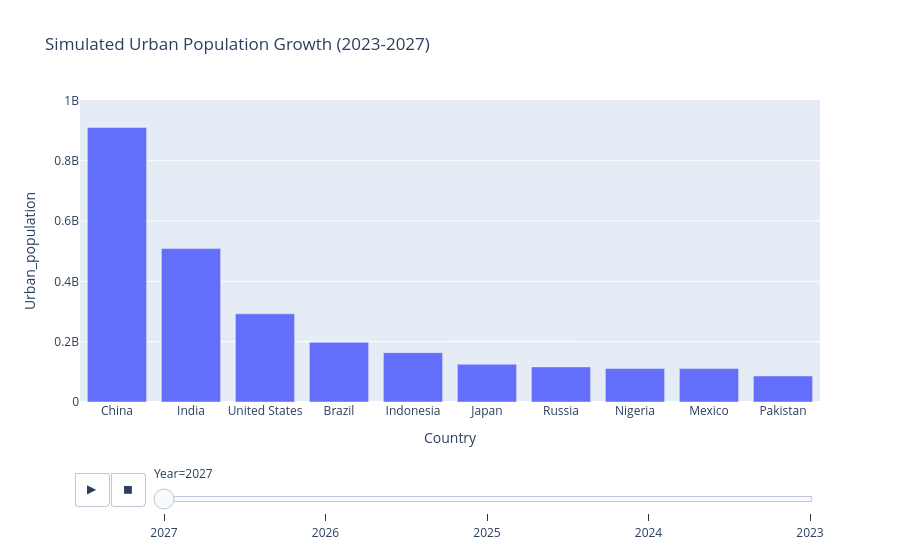

The code cell stored with this chart in its notebook:
### Markdown cell above
## 10. Time Series Animation (Simulation)

### Code cell
# Simulate 5 years of data based on current urban population with slight growth
years = [2023, 2024, 2025, 2026, 2027]
animated_data = []

for year in years:
    temp_df = df[["Country", "Urban_population"]].copy()
    growth_factor = 1 + (year - 2023) * 0.02 # 2% annual growth simulation
    temp_df["Urban_population"] *= growth_factor
    temp_df["Year"] = year
    animated_data.append(temp_df)

df_animated = pd.concat(animated_data)

fig_anim = px.bar(df_animated.nlargest(50, "Urban_population"), 
                  x="Country", y="Urban_population", 
                  animation_frame="Year", 
                  range_y=[0, df_animated["Urban_population"].max() * 1.1],
                  title="Simulated Urban Population Growth (2023-2027)")
fig_anim.show()

### Figure 1 — Plotly figure (JSON) as saved in the notebook; plotly's stock layout.template omitted (floating-point values rounded to 4 significant figures)
{"data": [{"hovertemplate": "Year=2027<br>Country=%{x}<br>Urban_population=%{y}<extra></extra>", "legendgroup": "", "marker": {"color": "#636efa", "pattern": {"shape": ""}}, "name": "", "orientation": "v", "showlegend": false, "textposition": "auto", "type": "bar", "x": ["China", "India", "United States", "Brazil", "Indonesia", "Japan", "Russia", "Nigeria", "Mexico", "Pakistan"], "xaxis": "x", "y": [910400000.0, 508700000.0, 292300000.0, 197900000.0, 163600000.0, 125000000.0, 116300000.0, 111000000.0, 110800000.0, 86320000.0], "yaxis": "y"}], "layout": {"barmode": "relative", "legend": {"tracegroupgap": 0}, "sliders": [{"active": 0, "currentvalue": {"prefix": "Year="}, "len": 0.9, "pad": {"b": 10, "t": 60}, "steps": [{"args": [["2027"], {"frame": {"duration": 0, "redraw": true}, "fromcurrent": true, "mode": "immediate", "transition": {"duration": 0, "easing": "linear"}}], "label": "2027", "method": "animate"}, {"args": [["2026"], {"frame": {"duration": 0, "redraw": true}, "fromcurrent": true, "mode": "immediate", "transition": {"duration": 0, "easing": "linear"}}], "label": "2026", "method": "animate"}, {"args": [["2025"], {"frame": {"duration": 0, "redraw": true}, "fromcurrent": true, "mode": "immediate", "transition": {"duration": 0, "easing": "linear"}}], "label": "2025", "method": "animate"}, {"args": [["2024"], {"frame": {"duration": 0, "redraw": true}, "fromcurrent": true, "mode": "immediate", "transition": {"duration": 0, "easing": "linear"}}], "label": "2024", "method": "animate"}, {"args": [["2023"], {"frame": {"duration": 0, "redraw": true}, "fromcurrent": true, "mode": "immediate", "transition": {"duration": 0, "easing": "linear"}}], "label": "2023", "method": "animate"}], "x": 0.1, "xanchor": "left", "y": 0, "yanchor": "top"}], "title": {"text": "Simulated Urban Population Growth (2023-2027)"}, "updatemenus": [{"buttons": [{"args": [null, {"frame": {"duration": 500, "redraw": true}, "fromcurrent": true, "mode": "immediate", "transition": {"duration": 500, "easing": "linear"}}], "label": "&#9654;", "method": "animate"}, {"args": [[null], {"frame": {"duration": 0, "redraw": true}, "fromcurrent": true, "mode": "immediate", "transition": {"duration": 0, "easing": "linear"}}], "label": "&#9724;", "method": "animate"}], "direction": "left", "pad": {"r": 10, "t": 70}, "showactive": false, "type": "buttons", "x": 0.1, "xanchor": "right", "y": 0, "yanchor": "top"}], "xaxis": {"anchor": "y", "domain": [0, 1], "title": {"text": "Country"}}, "yaxis": {"anchor": "x", "domain": [0, 1], "range": [0, 1001000000.0], "title": {"text": "Urban_population"}}}}
